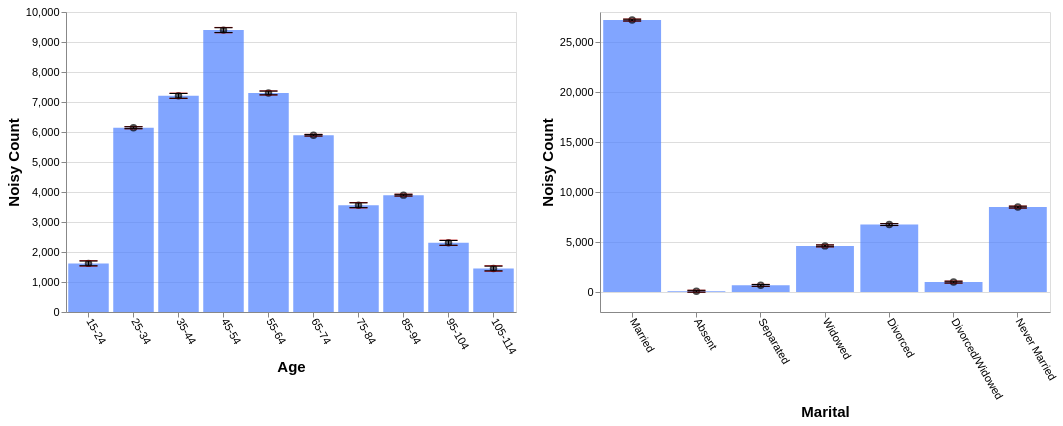

Source (Vega-Lite JSON):
### Vega-Lite specification from a JSON file in a GitHub repository (floating-point values rounded to 4 significant figures)
{"config": {"view": {"continuousWidth": 400, "continuousHeight": 300}, "axis": {"labelFontSize": 11, "titleFontSize": 15}, "axisBottom": {"labelAngle": 60}}, "hconcat": [{"layer": [{"mark": "bar", "encoding": {"color": {"value": "transparent"}, "tooltip": [{"aggregate": "sum", "field": "noisy_count", "title": "noisy count", "type": "quantitative"}, {"aggregate": "sum", "field": "noisy_count_prev", "title": "prev count", "type": "quantitative"}, {"aggregate": "sum", "field": "error", "title": "current error", "type": "quantitative"}, {"aggregate": "sum", "field": "error_prev", "title": "prev error", "type": "quantitative"}], "x": {"field": "age", "sort": null, "title": "Age", "type": "ordinal"}}, "height": 300, "selection": {"selector613": {"type": "interval", "encodings": ["x"]}}, "transform": [{"filter": {"selection": "selector614"}}], "width": 450}, {"mark": {"type": "bar", "color": "gray", "opacity": 0}, "encoding": {"x": {"field": "age", "sort": null, "title": "Age", "type": "ordinal"}, "y": {"aggregate": "sum", "field": "noisy_count_prev", "type": "quantitative"}}, "transform": [{"filter": {"selection": "selector614"}}]}, {"mark": {"type": "bar", "color": "#4C7FFF", "opacity": 0.7}, "encoding": {"x": {"field": "age", "sort": null, "title": "Age", "type": "ordinal"}, "y": {"aggregate": "sum", "field": "noisy_count", "type": "quantitative"}}, "transform": [{"filter": {"selection": "selector614"}}]}, {"mark": {"type": "point", "color": "black", "opacity": 0.7}, "encoding": {"x": {"field": "age", "sort": null, "title": "Age", "type": "ordinal"}, "y": {"aggregate": "sum", "field": "noisy_count", "title": "Noisy Count", "type": "quantitative"}}, "transform": [{"filter": {"selection": "selector614"}}]}, {"mark": {"type": "rule", "color": "#B6B6B6", "size": 2, "strokeDash": [3, 3]}, "encoding": {"x": {"field": "age", "sort": null, "title": "Age", "type": "ordinal"}, "y": {"aggregate": "sum", "field": "plus_error_prev_age", "title": "", "type": "quantitative"}, "y2": {"aggregate": "sum", "field": "minus_error_prev_age", "title": ""}}, "transform": [{"filter": {"selection": "selector614"}}]}, {"mark": {"type": "tick", "color": "#B90000", "size": 0, "strokeDash": [1, 1]}, "encoding": {"x": {"field": "age", "sort": null, "title": "Age", "type": "ordinal"}, "y": {"aggregate": "sum", "field": "plus_error_prev_age", "type": "quantitative"}}, "transform": [{"filter": {"selection": "selector614"}}]}, {"mark": {"type": "tick", "color": "#B90000", "size": 0, "strokeDash": [3, 1]}, "encoding": {"x": {"field": "age", "sort": null, "title": "Age", "type": "ordinal"}, "y": {"aggregate": "sum", "field": "minus_error_prev_age", "type": "quantitative"}}, "transform": [{"filter": {"selection": "selector614"}}]}, {"mark": {"type": "rule", "color": "black", "size": 2}, "encoding": {"x": {"field": "age", "sort": null, "title": "Age", "type": "ordinal"}, "y": {"aggregate": "sum", "field": "plus_error", "title": "", "type": "quantitative"}, "y2": {"aggregate": "sum", "field": "minus_error", "title": ""}}, "transform": [{"filter": {"selection": "selector614"}}]}, {"mark": {"type": "tick", "color": "black", "width": 0}, "encoding": {"x": {"field": "age", "sort": null, "title": "Age", "type": "ordinal"}, "y": {"aggregate": "sum", "field": "plus_error", "type": "quantitative"}}, "transform": [{"filter": {"selection": "selector614"}}]}, {"mark": {"type": "tick", "color": "black", "width": 0}, "encoding": {"x": {"field": "age", "sort": null, "title": "Age", "type": "ordinal"}, "y": {"aggregate": "sum", "field": "minus_error", "type": "quantitative"}}, "transform": [{"filter": {"selection": "selector614"}}]}]}, {"layer": [{"mark": "bar", "encoding": {"color": {"value": "transparent"}, "tooltip": [{"aggregate": "sum", "field": "noisy_count", "title": "noisy count", "type": "quantitative"}, {"aggregate": "sum", "field": "noisy_count_prev", "title": "prev count", "type": "quantitative"}, {"aggregate": "sum", "field": "error", "title": "current error", "type": "quantitative"}, {"aggregate": "sum", "field": "error_prev", "title": "prev error", "type": "quantitative"}], "x": {"field": "marital", "sort": null, "title": "Marital", "type": "ordinal"}}, "height": 300, "selection": {"selector614": {"type": "interval", "encodings": ["x"]}}, "transform": [{"filter": {"selection": "selector613"}}], "width": 450}, {"mark": {"type": "bar", "color": "gray", "opacity": 0}, "encoding": {"x": {"field": "marital", "sort": null, "title": "Marital", "type": "ordinal"}, "y": {"aggregate": "sum", "field": "noisy_count_prev", "type": "quantitative"}}, "transform": [{"filter": {"selection": "selector613"}}]}, {"mark": {"type": "bar", "color": "#4C7FFF", "opacity": 0.7}, "encoding": {"x": {"field": "marital", "sort": null, "title": "Marital", "type": "ordinal"}, "y": {"aggregate": "sum", "field": "noisy_count", "type": "quantitative"}}, "transform": [{"filter": {"selection": "selector613"}}]}, {"mark": {"type": "point", "color": "black", "opacity": 0.7}, "encoding": {"x": {"field": "marital", "sort": null, "title": "Marital", "type": "ordinal"}, "y": {"aggregate": "sum", "field": "noisy_count", "title": "Noisy Count", "type": "quantitative"}}, "transform": [{"filter": {"selection": "selector613"}}]}, {"mark": {"type": "rule", "color": "#B6B6B6", "size": 2, "strokeDash": [3, 3]}, "encoding": {"x": {"field": "marital", "sort": null, "title": "Marital", "type": "ordinal"}, "y": {"aggregate": "sum", "field": "plus_error_prev_marital", "title": "", "type": "quantitative"}, "y2": {"aggregate": "sum", "field": "minus_error_prev_marital", "title": ""}}, "transform": [{"filter": {"selection": "selector613"}}]}, {"mark": {"type": "tick", "color": "#B90000", "size": 0, "strokeDash": [1, 1]}, "encoding": {"x": {"field": "marital", "sort": null, "title": "Marital", "type": "ordinal"}, "y": {"aggregate": "sum", "field": "plus_error_prev_marital", "type": "quantitative"}}, "transform": [{"filter": {"selection": "selector613"}}]}, {"mark": {"type": "tick", "color": "#B90000", "size": 0, "strokeDash": [3, 1]}, "encoding": {"x": {"field": "marital", "sort": null, "title": "Marital", "type": "ordinal"}, "y": {"aggregate": "sum", "field": "minus_error_prev_marital", "type": "quantitative"}}, "transform": [{"filter": {"selection": "selector613"}}]}, {"mark": {"type": "rule", "color": "black", "size": 2}, "encoding": {"x": {"field": "marital", "sort": null, "title": "Marital", "type": "ordinal"}, "y": {"aggregate": "sum", "field": "plus_error", "title": "", "type": "quantitative"}, "y2": {"aggregate": "sum", "field": "minus_error", "title": ""}}, "transform": [{"filter": {"selection": "selector613"}}]}, {"mark": {"type": "tick", "color": "black", "width": 0}, "encoding": {"x": {"field": "marital", "sort": null, "title": "Marital", "type": "ordinal"}, "y": {"aggregate": "sum", "field": "plus_error", "type": "quantitative"}}, "transform": [{"filter": {"selection": "selector613"}}]}, {"mark": {"type": "tick", "color": "black", "width": 0}, "encoding": {"x": {"field": "marital", "sort": null, "title": "Marital", "type": "ordinal"}, "y": {"aggregate": "sum", "field": "minus_error", "type": "quantitative"}}, "transform": [{"filter": {"selection": "selector613"}}]}]}], "data": {"name": "data-cff490af1f16ed1d545ee3bd93f4c122"}, "$schema": "https://vega.github.io/schema/vega-lite/v4.17.0.json", "datasets": {"data-cff490af1f16ed1d545ee3bd93f4c122": [{"age": "15-24", "marital": "Married", "noisy_count": 311.6, "true_count": 295.0, "plus_error": 322.8, "minus_error": 300.4, "error": 11.2, "noisy_count_prev": 314.8, "true_count_prev": 295.0, "plus_error_prev": 327.6, "minus_error_prev": 302.0, "error_prev": 12.8, "plus_error_prev_age": 327.1, "minus_error_prev_age": 301.5, "plus_error_prev_marital": 327.4, "minus_error_prev_marital": 301.8}, {"age": "15-24", "marital": "Absent", "noisy_count": 23.8, "true_count": 13.0, "plus_error": 35.0, "minus_error": 12.6, "error": 11.2, "noisy_count_prev": 23.5, "true_count_prev": 13.0, "plus_error_prev": 36.2, "minus_error_prev": 10.7, "error_prev": 12.8, "plus_error_prev_age": 35.66, "minus_error_prev_age": 10.16, "plus_error_prev_marital": 36.11, "minus_error_prev_marital": 10.61}, {"age": "15-24", "marital": "Separated", "noisy_count": 6.7, "true_count": 18.0, "plus_error": 17.8, "minus_error": -4.5, "error": 11.2, "noisy_count_prev": 6.0, "true_count_prev": 18.0, "plus_error_prev": 18.8, "minus_error_prev": -6.7, "error_prev": 12.8, "plus_error_prev_age": 18.26, "minus_error_prev_age": -7.243, "plus_error_prev_marital": 19.05, "minus_error_prev_marital": -6.45}, {"age": "15-24", "marital": "Widowed", "noisy_count": -48.3, "true_count": 2.0, "plus_error": -37.1, "minus_error": -59.5, "error": 11.2, "noisy_count_prev": -46.4, "true_count_prev": 2.0, "plus_error_prev": -33.6, "minus_error_prev": -59.2, "error_prev": 12.8, "plus_error_prev_age": -34.14, "minus_error_prev_age": -59.74, "plus_error_prev_marital": -33.69, "minus_error_prev_marital": -59.29}, {"age": "15-24", "marital": "Divorced", "noisy_count": 150.3, "true_count": 22.0, "plus_error": 161.5, "minus_error": 139.1, "error": 11.2, "noisy_count_prev": 148.6, "true_count_prev": 22.0, "plus_error_prev": 161.4, "minus_error_prev": 135.8, "error_prev": 12.8, "plus_error_prev_age": 160.9, "minus_error_prev_age": 135.3, "plus_error_prev_marital": 161.4, "minus_error_prev_marital": 135.8}, {"age": "15-24", "marital": "Divorced/Widowed", "noisy_count": -20.1, "true_count": 16.0, "plus_error": -8.9, "minus_error": -31.3, "error": 11.2, "noisy_count_prev": -18.1, "true_count_prev": 16.0, "plus_error_prev": -5.3, "minus_error_prev": -30.8, "error_prev": 12.8, "plus_error_prev_age": -5.843, "minus_error_prev_age": -31.34, "plus_error_prev_marital": -6.2, "minus_error_prev_marital": -31.7}, {"age": "15-24", "marital": "Never Married", "noisy_count": 1196.0, "true_count": 1190.0, "plus_error": 1208.0, "minus_error": 1185.0, "error": 11.2, "noisy_count_prev": 1196.0, "true_count_prev": 1190.0, "plus_error_prev": 1209.0, "minus_error_prev": 1183.0, "error_prev": 12.8, "plus_error_prev_age": 1208.0, "minus_error_prev_age": 1183.0, "plus_error_prev_marital": 1208.0, "minus_error_prev_marital": 1182.0}, {"age": "25-34", "marital": "Married", "noisy_count": 2767.0, "true_count": 2764.0, "plus_error": 2772.0, "minus_error": 2763.0, "error": 4.4, "noisy_count_prev": 2769.0, "true_count_prev": 2764.0, "plus_error_prev": 2774.0, "minus_error_prev": 2764.0, "error_prev": 5.1, "plus_error_prev_age": 2774.0, "minus_error_prev_age": 2764.0, "plus_error_prev_marital": 2774.0, "minus_error_prev_marital": 2763.0}, {"age": "25-34", "marital": "Absent", "noisy_count": 9.1, "true_count": 33.0, "plus_error": 13.5, "minus_error": 4.6, "error": 4.4, "noisy_count_prev": 9.0, "true_count_prev": 33.0, "plus_error_prev": 14.2, "minus_error_prev": 3.9, "error_prev": 5.1, "plus_error_prev_age": 14.23, "minus_error_prev_age": 3.929, "plus_error_prev_marital": 14.11, "minus_error_prev_marital": 3.81}, {"age": "25-34", "marital": "Separated", "noisy_count": 48.7, "true_count": 77.0, "plus_error": 53.2, "minus_error": 44.3, "error": 4.4, "noisy_count_prev": 49.6, "true_count_prev": 77.0, "plus_error_prev": 54.8, "minus_error_prev": 44.5, "error_prev": 5.1, "plus_error_prev_age": 54.83, "minus_error_prev_age": 44.53, "plus_error_prev_marital": 55.05, "minus_error_prev_marital": 44.75}, {"age": "25-34", "marital": "Widowed", "noisy_count": 24.7, "true_count": 11.0, "plus_error": 29.2, "minus_error": 20.3, "error": 4.4, "noisy_count_prev": 23.3, "true_count_prev": 11.0, "plus_error_prev": 28.4, "minus_error_prev": 18.2, "error_prev": 5.1, "plus_error_prev_age": 28.43, "minus_error_prev_age": 18.23, "plus_error_prev_marital": 28.31, "minus_error_prev_marital": 18.11}, {"age": "25-34", "marital": "Divorced", "noisy_count": 364.0, "true_count": 372.0, "plus_error": 368.4, "minus_error": 359.5, "error": 4.4, "noisy_count_prev": 362.8, "true_count_prev": 372.0, "plus_error_prev": 367.9, "minus_error_prev": 357.7, "error_prev": 5.1, "plus_error_prev_age": 367.9, "minus_error_prev_age": 357.7, "plus_error_prev_marital": 367.9, "minus_error_prev_marital": 357.7}, {"age": "25-34", "marital": "Divorced/Widowed", "noisy_count": 221.1, "true_count": 189.0, "plus_error": 225.5, "minus_error": 216.7, "error": 4.4, "noisy_count_prev": 221.1, "true_count_prev": 189.0, "plus_error_prev": 226.2, "minus_error_prev": 216.0, "error_prev": 5.1, "plus_error_prev_age": 226.2, "minus_error_prev_age": 216.0, "plus_error_prev_marital": 225.3, "minus_error_prev_marital": 215.1}, {"age": "25-34", "marital": "Never Married", "noisy_count": 2708.0, "true_count": 2691.0, "plus_error": 2712.0, "minus_error": 2703.0, "error": 4.4, "noisy_count_prev": 2708.0, "true_count_prev": 2691.0, "plus_error_prev": 2713.0, "minus_error_prev": 2703.0, "error_prev": 5.1, "plus_error_prev_age": 2713.0, "minus_error_prev_age": 2703.0, "plus_error_prev_marital": 2712.0, "minus_error_prev_marital": 2702.0}, {"age": "35-44", "marital": "Married", "noisy_count": 4282.0, "true_count": 4273.0, "plus_error": 4293.0, "minus_error": 4270.0, "error": 11.2, "noisy_count_prev": 4283.0, "true_count_prev": 4273.0, "plus_error_prev": 4296.0, "minus_error_prev": 4270.0, "error_prev": 12.8, "plus_error_prev_age": 4295.0, "minus_error_prev_age": 4269.0, "plus_error_prev_marital": 4296.0, "minus_error_prev_marital": 4270.0}, {"age": "35-44", "marital": "Absent", "noisy_count": 116.4, "true_count": 31.0, "plus_error": 127.5, "minus_error": 105.2, "error": 11.2, "noisy_count_prev": 115.9, "true_count_prev": 31.0, "plus_error_prev": 128.7, "minus_error_prev": 103.1, "error_prev": 12.8, "plus_error_prev_age": 127.9, "minus_error_prev_age": 102.3, "plus_error_prev_marital": 128.6, "minus_error_prev_marital": 103.0}, {"age": "35-44", "marital": "Separated", "noisy_count": 169.4, "true_count": 96.0, "plus_error": 180.6, "minus_error": 158.3, "error": 11.2, "noisy_count_prev": 164.7, "true_count_prev": 96.0, "plus_error_prev": 177.5, "minus_error_prev": 151.9, "error_prev": 12.8, "plus_error_prev_age": 176.7, "minus_error_prev_age": 151.1, "plus_error_prev_marital": 177.8, "minus_error_prev_marital": 152.2}, {"age": "35-44", "marital": "Widowed", "noisy_count": -24.3, "true_count": 57.0, "plus_error": -13.1, "minus_error": -35.5, "error": 11.2, "noisy_count_prev": -20.9, "true_count_prev": 57.0, "plus_error_prev": -8.1, "minus_error_prev": -33.7, "error_prev": 12.8, "plus_error_prev_age": -8.943, "minus_error_prev_age": -34.54, "plus_error_prev_marital": -8.19, "minus_error_prev_marital": -33.79}, {"age": "35-44", "marital": "Divorced", "noisy_count": 909.1, "true_count": 905.0, "plus_error": 920.2, "minus_error": 897.9, "error": 11.2, "noisy_count_prev": 908.3, "true_count_prev": 905.0, "plus_error_prev": 921.1, "minus_error_prev": 895.5, "error_prev": 12.8, "plus_error_prev_age": 920.3, "minus_error_prev_age": 894.7, "plus_error_prev_marital": 921.1, "minus_error_prev_marital": 895.5}, {"age": "35-44", "marital": "Divorced/Widowed", "noisy_count": 225.1, "true_count": 286.0, "plus_error": 236.3, "minus_error": 213.9, "error": 11.2, "noisy_count_prev": 226.8, "true_count_prev": 286.0, "plus_error_prev": 239.6, "minus_error_prev": 214.0, "error_prev": 12.8, "plus_error_prev_age": 238.8, "minus_error_prev_age": 213.2, "plus_error_prev_marital": 238.7, "minus_error_prev_marital": 213.1}, {"age": "35-44", "marital": "Never Married", "noisy_count": 1529.0, "true_count": 1684.0, "plus_error": 1540.0, "minus_error": 1518.0, "error": 11.2, "noisy_count_prev": 1534.0, "true_count_prev": 1684.0, "plus_error_prev": 1547.0, "minus_error_prev": 1522.0, "error_prev": 12.8, "plus_error_prev_age": 1546.0, "minus_error_prev_age": 1521.0, "plus_error_prev_marital": 1546.0, "minus_error_prev_marital": 1520.0}, {"age": "45-54", "marital": "Married", "noisy_count": 5513.0, "true_count": 5589.0, "plus_error": 5524.0, "minus_error": 5502.0, "error": 11.2, "noisy_count_prev": 5513.0, "true_count_prev": 5589.0, "plus_error_prev": 5526.0, "minus_error_prev": 5501.0, "error_prev": 12.8, "plus_error_prev_age": 5526.0, "minus_error_prev_age": 5501.0, "plus_error_prev_marital": 5526.0, "minus_error_prev_marital": 5501.0}, {"age": "45-54", "marital": "Absent", "noisy_count": 77.4, "true_count": 27.0, "plus_error": 88.6, "minus_error": 66.3, "error": 11.2, "noisy_count_prev": 77.6, "true_count_prev": 27.0, "plus_error_prev": 90.4, "minus_error_prev": 64.9, "error_prev": 12.8, "plus_error_prev_age": 90.6, "minus_error_prev_age": 65.1, "plus_error_prev_marital": 90.31, "minus_error_prev_marital": 64.81}, {"age": "45-54", "marital": "Separated", "noisy_count": 206.6, "true_count": 156.0, "plus_error": 217.8, "minus_error": 195.4, "error": 11.2, "noisy_count_prev": 205.5, "true_count_prev": 156.0, "plus_error_prev": 218.3, "minus_error_prev": 192.7, "error_prev": 12.8, "plus_error_prev_age": 218.5, "minus_error_prev_age": 192.9, "plus_error_prev_marital": 218.6, "minus_error_prev_marital": 192.9}, {"age": "45-54", "marital": "Widowed", "noisy_count": 100.8, "true_count": 143.0, "plus_error": 112.0, "minus_error": 89.7, "error": 11.2, "noisy_count_prev": 102.2, "true_count_prev": 143.0, "plus_error_prev": 115.0, "minus_error_prev": 89.4, "error_prev": 12.8, "plus_error_prev_age": 115.2, "minus_error_prev_age": 89.6, "plus_error_prev_marital": 114.9, "minus_error_prev_marital": 89.31}, {"age": "45-54", "marital": "Divorced", "noisy_count": 1753.0, "true_count": 1715.0, "plus_error": 1764.0, "minus_error": 1742.0, "error": 11.2, "noisy_count_prev": 1749.0, "true_count_prev": 1715.0, "plus_error_prev": 1761.0, "minus_error_prev": 1736.0, "error_prev": 12.8, "plus_error_prev_age": 1762.0, "minus_error_prev_age": 1736.0, "plus_error_prev_marital": 1761.0, "minus_error_prev_marital": 1736.0}, {"age": "45-54", "marital": "Divorced/Widowed", "noisy_count": 290.7, "true_count": 379.0, "plus_error": 301.9, "minus_error": 279.5, "error": 11.2, "noisy_count_prev": 293.3, "true_count_prev": 379.0, "plus_error_prev": 306.0, "minus_error_prev": 280.5, "error_prev": 12.8, "plus_error_prev_age": 306.2, "minus_error_prev_age": 280.7, "plus_error_prev_marital": 305.1, "minus_error_prev_marital": 279.6}, {"age": "45-54", "marital": "Never Married", "noisy_count": 1455.0, "true_count": 1324.0, "plus_error": 1466.0, "minus_error": 1444.0, "error": 11.2, "noisy_count_prev": 1454.0, "true_count_prev": 1324.0, "plus_error_prev": 1467.0, "minus_error_prev": 1441.0, "error_prev": 12.8, "plus_error_prev_age": 1467.0, "minus_error_prev_age": 1442.0, "plus_error_prev_marital": 1466.0, "minus_error_prev_marital": 1440.0}, {"age": "55-64", "marital": "Married", "noisy_count": 4528.0, "true_count": 4513.0, "plus_error": 4537.0, "minus_error": 4519.0, "error": 8.8, "noisy_count_prev": 4528.0, "true_count_prev": 4513.0, "plus_error_prev": 4538.0, "minus_error_prev": 4518.0, "error_prev": 9.8, "plus_error_prev_age": 4538.0, "minus_error_prev_age": 4518.0, "plus_error_prev_marital": 4538.0, "minus_error_prev_marital": 4518.0}, {"age": "55-64", "marital": "Absent", "noisy_count": 65.6, "true_count": 10.0, "plus_error": 74.4, "minus_error": 56.8, "error": 8.8, "noisy_count_prev": 63.4, "true_count_prev": 10.0, "plus_error_prev": 73.2, "minus_error_prev": 53.6, "error_prev": 9.8, "plus_error_prev_age": 73.27, "minus_error_prev_age": 53.67, "plus_error_prev_marital": 73.11, "minus_error_prev_marital": 53.51}, {"age": "55-64", "marital": "Separated", "noisy_count": 48.2, "true_count": 106.0, "plus_error": 57.1, "minus_error": 39.4, "error": 8.8, "noisy_count_prev": 50.9, "true_count_prev": 106.0, "plus_error_prev": 60.7, "minus_error_prev": 41.1, "error_prev": 9.8, "plus_error_prev_age": 60.77, "minus_error_prev_age": 41.17, "plus_error_prev_marital": 60.95, "minus_error_prev_marital": 41.35}, {"age": "55-64", "marital": "Widowed", "noisy_count": 218.1, "true_count": 210.0, "plus_error": 226.9, "minus_error": 209.2, "error": 8.8, "noisy_count_prev": 217.3, "true_count_prev": 210.0, "plus_error_prev": 227.1, "minus_error_prev": 207.5, "error_prev": 9.8, "plus_error_prev_age": 227.2, "minus_error_prev_age": 207.6, "plus_error_prev_marital": 227.0, "minus_error_prev_marital": 207.4}, {"age": "55-64", "marital": "Divorced", "noisy_count": 1507.0, "true_count": 1509.0, "plus_error": 1516.0, "minus_error": 1498.0, "error": 8.8, "noisy_count_prev": 1507.0, "true_count_prev": 1509.0, "plus_error_prev": 1516.0, "minus_error_prev": 1497.0, "error_prev": 9.8, "plus_error_prev_age": 1517.0, "minus_error_prev_age": 1497.0, "plus_error_prev_marital": 1516.0, "minus_error_prev_marital": 1497.0}, {"age": "55-64", "marital": "Divorced/Widowed", "noisy_count": 225.4, "true_count": 241.0, "plus_error": 234.2, "minus_error": 216.6, "error": 8.8, "noisy_count_prev": 223.3, "true_count_prev": 241.0, "plus_error_prev": 233.0, "minus_error_prev": 213.5, "error_prev": 9.8, "plus_error_prev_age": 233.1, "minus_error_prev_age": 213.6, "plus_error_prev_marital": 232.1, "minus_error_prev_marital": 212.6}, {"age": "55-64", "marital": "Never Married", "noisy_count": 709.3, "true_count": 730.0, "plus_error": 718.1, "minus_error": 700.5, "error": 8.8, "noisy_count_prev": 711.4, "true_count_prev": 730.0, "plus_error_prev": 721.2, "minus_error_prev": 701.6, "error_prev": 9.8, "plus_error_prev_age": 721.3, "minus_error_prev_age": 701.7, "plus_error_prev_marital": 720.0, "minus_error_prev_marital": 700.4}, {"age": "65-74", "marital": "Married", "noisy_count": 3650.0, "true_count": 3666.0, "plus_error": 3654.0, "minus_error": 3646.0, "error": 3.6, "noisy_count_prev": 3650.0, "true_count_prev": 3666.0, "plus_error_prev": 3654.0, "minus_error_prev": 3646.0, "error_prev": 4.1, "plus_error_prev_age": 3654.0, "minus_error_prev_age": 3646.0, "plus_error_prev_marital": 3654.0, "minus_error_prev_marital": 3646.0}, {"age": "65-74", "marital": "Absent", "noisy_count": 33.7, "true_count": 1.0, "plus_error": 37.3, "minus_error": 30.1, "error": 3.6, "noisy_count_prev": 32.4, "true_count_prev": 1.0, "plus_error_prev": 36.5, "minus_error_prev": 28.2, "error_prev": 4.1, "plus_error_prev_age": 36.63, "minus_error_prev_age": 28.33, "plus_error_prev_marital": 36.41, "minus_error_prev_marital": 28.11}, {"age": "65-74", "marital": "Separated", "noisy_count": 69.9, "true_count": 84.0, "plus_error": 73.6, "minus_error": 66.3, "error": 3.6, "noisy_count_prev": 70.4, "true_count_prev": 84.0, "plus_error_prev": 74.5, "minus_error_prev": 66.3, "error_prev": 4.1, "plus_error_prev_age": 74.63, "minus_error_prev_age": 66.43, "plus_error_prev_marital": 74.75, "minus_error_prev_marital": 66.55}, {"age": "65-74", "marital": "Widowed", "noisy_count": 427.4, "true_count": 406.0, "plus_error": 431.0, "minus_error": 423.8, "error": 3.6, "noisy_count_prev": 426.6, "true_count_prev": 406.0, "plus_error_prev": 430.7, "minus_error_prev": 422.5, "error_prev": 4.1, "plus_error_prev_age": 430.8, "minus_error_prev_age": 422.6, "plus_error_prev_marital": 430.6, "minus_error_prev_marital": 422.4}, {"age": "65-74", "marital": "Divorced", "noisy_count": 1176.0, "true_count": 1161.0, "plus_error": 1180.0, "minus_error": 1173.0, "error": 3.6, "noisy_count_prev": 1176.0, "true_count_prev": 1161.0, "plus_error_prev": 1180.0, "minus_error_prev": 1172.0, "error_prev": 4.1, "plus_error_prev_age": 1180.0, "minus_error_prev_age": 1172.0, "plus_error_prev_marital": 1180.0, "minus_error_prev_marital": 1172.0}, {"age": "65-74", "marital": "Divorced/Widowed", "noisy_count": 128.8, "true_count": 150.0, "plus_error": 132.4, "minus_error": 125.2, "error": 3.6, "noisy_count_prev": 129.3, "true_count_prev": 150.0, "plus_error_prev": 133.5, "minus_error_prev": 125.2, "error_prev": 4.1, "plus_error_prev_age": 133.6, "minus_error_prev_age": 125.3, "plus_error_prev_marital": 132.6, "minus_error_prev_marital": 124.3}, {"age": "65-74", "marital": "Never Married", "noisy_count": 406.9, "true_count": 399.0, "plus_error": 410.5, "minus_error": 403.3, "error": 3.6, "noisy_count_prev": 407.4, "true_count_prev": 399.0, "plus_error_prev": 411.5, "minus_error_prev": 403.3, "error_prev": 4.1, "plus_error_prev_age": 411.6, "minus_error_prev_age": 403.4, "plus_error_prev_marital": 410.3, "minus_error_prev_marital": 402.1}, {"age": "75-84", "marital": "Married", "noisy_count": 2389.0, "true_count": 2360.0, "plus_error": 2400.0, "minus_error": 2378.0, "error": 11.2, "noisy_count_prev": 2388.0, "true_count_prev": 2360.0, "plus_error_prev": 2401.0, "minus_error_prev": 2375.0, "error_prev": 12.8, "plus_error_prev_age": 2400.0, "minus_error_prev_age": 2374.0, "plus_error_prev_marital": 2401.0, "minus_error_prev_marital": 2375.0}, {"age": "75-84", "marital": "Absent", "noisy_count": -42.4, "true_count": 2.0, "plus_error": -31.2, "minus_error": -53.5, "error": 11.2, "noisy_count_prev": -43.1, "true_count_prev": 2.0, "plus_error_prev": -30.3, "minus_error_prev": -55.9, "error_prev": 12.8, "plus_error_prev_age": -31.16, "minus_error_prev_age": -56.76, "plus_error_prev_marital": -30.39, "minus_error_prev_marital": -55.99}, {"age": "75-84", "marital": "Separated", "noisy_count": -30.0, "true_count": 56.0, "plus_error": -18.8, "minus_error": -41.2, "error": 11.2, "noisy_count_prev": -27.0, "true_count_prev": 56.0, "plus_error_prev": -14.2, "minus_error_prev": -39.8, "error_prev": 12.8, "plus_error_prev_age": -15.06, "minus_error_prev_age": -40.66, "plus_error_prev_marital": -13.95, "minus_error_prev_marital": -39.55}, {"age": "75-84", "marital": "Widowed", "noisy_count": 625.3, "true_count": 638.0, "plus_error": 636.5, "minus_error": 614.1, "error": 11.2, "noisy_count_prev": 623.5, "true_count_prev": 638.0, "plus_error_prev": 636.3, "minus_error_prev": 610.8, "error_prev": 12.8, "plus_error_prev_age": 635.4, "minus_error_prev_age": 609.9, "plus_error_prev_marital": 636.2, "minus_error_prev_marital": 610.7}, {"age": "75-84", "marital": "Divorced", "noisy_count": 393.3, "true_count": 592.0, "plus_error": 404.5, "minus_error": 382.1, "error": 11.2, "noisy_count_prev": 398.3, "true_count_prev": 592.0, "plus_error_prev": 411.0, "minus_error_prev": 385.5, "error_prev": 12.8, "plus_error_prev_age": 410.1, "minus_error_prev_age": 384.6, "plus_error_prev_marital": 411.0, "minus_error_prev_marital": 385.5}, {"age": "75-84", "marital": "Divorced/Widowed", "noisy_count": 47.4, "true_count": 72.0, "plus_error": 58.6, "minus_error": 36.2, "error": 11.2, "noisy_count_prev": 49.3, "true_count_prev": 72.0, "plus_error_prev": 62.1, "minus_error_prev": 36.5, "error_prev": 12.8, "plus_error_prev_age": 61.24, "minus_error_prev_age": 35.64, "plus_error_prev_marital": 61.2, "minus_error_prev_marital": 35.6}, {"age": "75-84", "marital": "Never Married", "noisy_count": 175.4, "true_count": 189.0, "plus_error": 186.6, "minus_error": 164.3, "error": 11.2, "noisy_count_prev": 175.4, "true_count_prev": 189.0, "plus_error_prev": 188.2, "minus_error_prev": 162.6, "error_prev": 12.8, "plus_error_prev_age": 187.3, "minus_error_prev_age": 161.7, "plus_error_prev_marital": 187.0, "minus_error_prev_marital": 161.4}, {"age": "85-94", "marital": "Married", "noisy_count": 2135.0, "true_count": 2152.0, "plus_error": 2139.0, "minus_error": 2131.0, "error": 3.9, "noisy_count_prev": 2135.0, "true_count_prev": 2152.0, "plus_error_prev": 2140.0, "minus_error_prev": 2131.0, "error_prev": 4.5, "plus_error_prev_age": 2139.0, "minus_error_prev_age": 2130.0, "plus_error_prev_marital": 2140.0, "minus_error_prev_marital": 2131.0}, {"age": "85-94", "marital": "Absent", "noisy_count": -6.0, "true_count": 0.0, "plus_error": -2.1, "minus_error": -9.9, "error": 3.9, "noisy_count_prev": -6.4, "true_count_prev": 0.0, "plus_error_prev": -1.9, "minus_error_prev": -10.9, "error_prev": 4.5, "plus_error_prev_age": -2.157, "minus_error_prev_age": -11.16, "plus_error_prev_marital": -1.99, "minus_error_prev_marital": -10.99}, {"age": "85-94", "marital": "Separated", "noisy_count": 64.3, "true_count": 52.0, "plus_error": 68.2, "minus_error": 60.4, "error": 3.9, "noisy_count_prev": 63.9, "true_count_prev": 52.0, "plus_error_prev": 68.4, "minus_error_prev": 59.4, "error_prev": 4.5, "plus_error_prev_age": 68.14, "minus_error_prev_age": 59.14, "plus_error_prev_marital": 68.65, "minus_error_prev_marital": 59.65}, {"age": "85-94", "marital": "Widowed", "noisy_count": 1220.0, "true_count": 1211.0, "plus_error": 1224.0, "minus_error": 1216.0, "error": 3.9, "noisy_count_prev": 1221.0, "true_count_prev": 1211.0, "plus_error_prev": 1225.0, "minus_error_prev": 1216.0, "error_prev": 4.5, "plus_error_prev_age": 1225.0, "minus_error_prev_age": 1216.0, "plus_error_prev_marital": 1225.0, "minus_error_prev_marital": 1216.0}, {"age": "85-94", "marital": "Divorced", "noisy_count": 391.7, "true_count": 390.0, "plus_error": 395.5, "minus_error": 387.8, "error": 3.9, "noisy_count_prev": 392.0, "true_count_prev": 390.0, "plus_error_prev": 396.5, "minus_error_prev": 387.5, "error_prev": 4.5, "plus_error_prev_age": 396.2, "minus_error_prev_age": 387.2, "plus_error_prev_marital": 396.5, "minus_error_prev_marital": 387.5}, {"age": "85-94", "marital": "Divorced/Widowed", "noisy_count": -86.1, "true_count": 50.0, "plus_error": -82.2, "minus_error": -90.0, "error": 3.9, "noisy_count_prev": -85.4, "true_count_prev": 50.0, "plus_error_prev": -80.9, "minus_error_prev": -90.0, "error_prev": 4.5, "plus_error_prev_age": -81.16, "minus_error_prev_age": -90.26, "plus_error_prev_marital": -81.8, "minus_error_prev_marital": -90.9}, {"age": "85-94", "marital": "Never Married", "noisy_count": 177.4, "true_count": 182.0, "plus_error": 181.3, "minus_error": 173.5, "error": 3.9, "noisy_count_prev": 177.3, "true_count_prev": 182.0, "plus_error_prev": 181.8, "minus_error_prev": 172.8, "error_prev": 4.5, "plus_error_prev_age": 181.5, "minus_error_prev_age": 172.5, "plus_error_prev_marital": 180.6, "minus_error_prev_marital": 171.6}, {"age": "95-104", "marital": "Married", "noisy_count": 1111.0, "true_count": 1055.0, "plus_error": 1123.0, "minus_error": 1100.0, "error": 11.2, "noisy_count_prev": 1109.0, "true_count_prev": 1055.0, "plus_error_prev": 1121.0, "minus_error_prev": 1096.0, "error_prev": 12.8, "plus_error_prev_age": 1121.0, "minus_error_prev_age": 1095.0, "plus_error_prev_marital": 1121.0, "minus_error_prev_marital": 1096.0}, {"age": "95-104", "marital": "Absent", "noisy_count": -169.5, "true_count": 0.0, "plus_error": -158.3, "minus_error": -180.7, "error": 11.2, "noisy_count_prev": -164.5, "true_count_prev": 0.0, "plus_error_prev": -151.8, "minus_error_prev": -177.3, "error_prev": 12.8, "plus_error_prev_age": -152.6, "minus_error_prev_age": -178.1, "plus_error_prev_marital": -151.9, "minus_error_prev_marital": -177.4}, {"age": "95-104", "marital": "Separated", "noisy_count": 52.8, "true_count": 41.0, "plus_error": 64.0, "minus_error": 41.6, "error": 11.2, "noisy_count_prev": 50.2, "true_count_prev": 41.0, "plus_error_prev": 63.0, "minus_error_prev": 37.4, "error_prev": 12.8, "plus_error_prev_age": 62.16, "minus_error_prev_age": 36.56, "plus_error_prev_marital": 63.25, "minus_error_prev_marital": 37.65}, {"age": "95-104", "marital": "Widowed", "noisy_count": 1154.0, "true_count": 1174.0, "plus_error": 1165.0, "minus_error": 1143.0, "error": 11.2, "noisy_count_prev": 1154.0, "true_count_prev": 1174.0, "plus_error_prev": 1166.0, "minus_error_prev": 1141.0, "error_prev": 12.8, "plus_error_prev_age": 1166.0, "minus_error_prev_age": 1140.0, "plus_error_prev_marital": 1166.0, "minus_error_prev_marital": 1141.0}, {"age": "95-104", "marital": "Divorced", "noisy_count": 82.6, "true_count": 140.0, "plus_error": 93.8, "minus_error": 71.5, "error": 11.2, "noisy_count_prev": 85.6, "true_count_prev": 140.0, "plus_error_prev": 98.4, "minus_error_prev": 72.9, "error_prev": 12.8, "plus_error_prev_age": 97.56, "minus_error_prev_age": 72.06, "plus_error_prev_marital": 98.38, "minus_error_prev_marital": 72.88}, {"age": "95-104", "marital": "Divorced/Widowed", "noisy_count": 6.4, "true_count": 16.0, "plus_error": 17.6, "minus_error": -4.7, "error": 11.2, "noisy_count_prev": 5.4, "true_count_prev": 16.0, "plus_error_prev": 18.2, "minus_error_prev": -7.3, "error_prev": 12.8, "plus_error_prev_age": 17.36, "minus_error_prev_age": -8.143, "plus_error_prev_marital": 17.3, "minus_error_prev_marital": -8.2}, {"age": "95-104", "marital": "Never Married", "noisy_count": 67.7, "true_count": 119.0, "plus_error": 78.9, "minus_error": 56.6, "error": 11.2, "noisy_count_prev": 72.4, "true_count_prev": 119.0, "plus_error_prev": 85.2, "minus_error_prev": 59.6, "error_prev": 12.8, "plus_error_prev_age": 84.36, "minus_error_prev_age": 58.76, "plus_error_prev_marital": 84.04, "minus_error_prev_marital": 58.44}, {"age": "105-114", "marital": "Married", "noisy_count": 505.4, "true_count": 398.0, "plus_error": 516.5, "minus_error": 494.2, "error": 11.2, "noisy_count_prev": 504.8, "true_count_prev": 398.0, "plus_error_prev": 517.6, "minus_error_prev": 492.0, "error_prev": 12.8, "plus_error_prev_age": 517.4, "minus_error_prev_age": 491.8, "plus_error_prev_marital": 517.4, "minus_error_prev_marital": 491.8}, {"age": "105-114", "marital": "Absent", "noisy_count": -30.3, "true_count": 0.0, "plus_error": -19.2, "minus_error": -41.5, "error": 11.2, "noisy_count_prev": -29.1, "true_count_prev": 0.0, "plus_error_prev": -16.3, "minus_error_prev": -41.9, "error_prev": 12.8, "plus_error_prev_age": -16.53, "minus_error_prev_age": -42.13, "plus_error_prev_marital": -16.39, "minus_error_prev_marital": -41.99}, {"age": "105-114", "marital": "Separated", "noisy_count": 27.8, "true_count": 25.0, "plus_error": 39.0, "minus_error": 16.6, "error": 11.2, "noisy_count_prev": 27.7, "true_count_prev": 25.0, "plus_error_prev": 40.4, "minus_error_prev": 14.9, "error_prev": 12.8, "plus_error_prev_age": 40.17, "minus_error_prev_age": 14.67, "plus_error_prev_marital": 40.65, "minus_error_prev_marital": 15.15}, {"age": "105-114", "marital": "Widowed", "noisy_count": 914.6, "true_count": 881.0, "plus_error": 925.7, "minus_error": 903.4, "error": 11.2, "noisy_count_prev": 912.8, "true_count_prev": 881.0, "plus_error_prev": 925.6, "minus_error_prev": 900.0, "error_prev": 12.8, "plus_error_prev_age": 925.4, "minus_error_prev_age": 899.8, "plus_error_prev_marital": 925.5, "minus_error_prev_marital": 899.9}, {"age": "105-114", "marital": "Divorced", "noisy_count": 14.7, "true_count": 44.0, "plus_error": 25.8, "minus_error": 3.5, "error": 11.2, "noisy_count_prev": 15.1, "true_count_prev": 44.0, "plus_error_prev": 27.9, "minus_error_prev": 2.3, "error_prev": 12.8, "plus_error_prev_age": 27.67, "minus_error_prev_age": 2.071, "plus_error_prev_marital": 27.88, "minus_error_prev_marital": 2.28}, {"age": "105-114", "marital": "Divorced/Widowed", "noisy_count": -49.2, "true_count": 4.0, "plus_error": -38.0, "minus_error": -60.3, "error": 11.2, "noisy_count_prev": -46.5, "true_count_prev": 4.0, "plus_error_prev": -33.7, "minus_error_prev": -59.3, "error_prev": 12.8, "plus_error_prev_age": -33.93, "minus_error_prev_age": -59.53, "plus_error_prev_marital": -34.6, "minus_error_prev_marital": -60.2}, {"age": "105-114", "marital": "Never Married", "noisy_count": 67.8, "true_count": 49.0, "plus_error": 79.0, "minus_error": 56.6, "error": 11.2, "noisy_count_prev": 67.6, "true_count_prev": 49.0, "plus_error_prev": 80.4, "minus_error_prev": 54.9, "error_prev": 12.8, "plus_error_prev_age": 80.17, "minus_error_prev_age": 54.67, "plus_error_prev_marital": 79.24, "minus_error_prev_marital": 53.74}]}}
